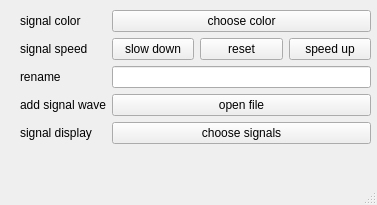
<?xml version="1.0" encoding="UTF-8"?>
<ui version="4.0">
 <class>ch_properties</class>
 <widget class="QMainWindow" name="ch_properties">
  <property name="geometry">
   <rect>
    <x>0</x>
    <y>0</y>
    <width>377</width>
    <height>205</height>
   </rect>
  </property>
  <property name="windowTitle">
   <string>MainWindow</string>
  </property>
  <widget class="QWidget" name="centralwidget">
   <widget class="QWidget" name="formLayoutWidget">
    <property name="geometry">
     <rect>
      <x>20</x>
      <y>10</y>
      <width>351</width>
      <height>151</height>
     </rect>
    </property>
    <layout class="QFormLayout" name="formLayout">
     <item row="0" column="0">
      <widget class="QLabel" name="label">
       <property name="text">
        <string>signal color</string>
       </property>
      </widget>
     </item>
     <item row="0" column="1">
      <widget class="QPushButton" name="pushButton">
       <property name="text">
        <string>choose color</string>
       </property>
      </widget>
     </item>
     <item row="1" column="0">
      <widget class="QLabel" name="label_2">
       <property name="text">
        <string>signal speed</string>
       </property>
      </widget>
     </item>
     <item row="1" column="1">
      <layout class="QHBoxLayout" name="horizontalLayout">
       <item>
        <widget class="QPushButton" name="pushButton_2">
         <property name="text">
          <string>slow down</string>
         </property>
        </widget>
       </item>
       <item>
        <widget class="QPushButton" name="pushButton_5">
         <property name="text">
          <string>reset</string>
         </property>
        </widget>
       </item>
       <item>
        <widget class="QPushButton" name="pushButton_3">
         <property name="text">
          <string>speed up</string>
         </property>
        </widget>
       </item>
      </layout>
     </item>
     <item row="2" column="0">
      <widget class="QLabel" name="label_5">
       <property name="text">
        <string>rename</string>
       </property>
      </widget>
     </item>
     <item row="3" column="0">
      <widget class="QLabel" name="label_4">
       <property name="text">
        <string>add signal wave</string>
       </property>
      </widget>
     </item>
     <item row="3" column="1">
      <widget class="QPushButton" name="pushButton_4">
       <property name="text">
        <string>open file</string>
       </property>
      </widget>
     </item>
     <item row="4" column="0">
      <widget class="QLabel" name="label_3">
       <property name="text">
        <string>signal display</string>
       </property>
      </widget>
     </item>
     <item row="4" column="1">
      <widget class="QPushButton" name="pushButton_6">
       <property name="text">
        <string>choose signals</string>
       </property>
      </widget>
     </item>
     <item row="2" column="1">
      <widget class="QLineEdit" name="lineEdit">
       <property name="text">
        <string/>
       </property>
      </widget>
     </item>
    </layout>
   </widget>
  </widget>
  <widget class="QMenuBar" name="menubar">
   <property name="geometry">
    <rect>
     <x>0</x>
     <y>0</y>
     <width>377</width>
     <height>26</height>
    </rect>
   </property>
  </widget>
  <widget class="QStatusBar" name="statusbar"/>
 </widget>
 <resources/>
 <connections/>
</ui>
